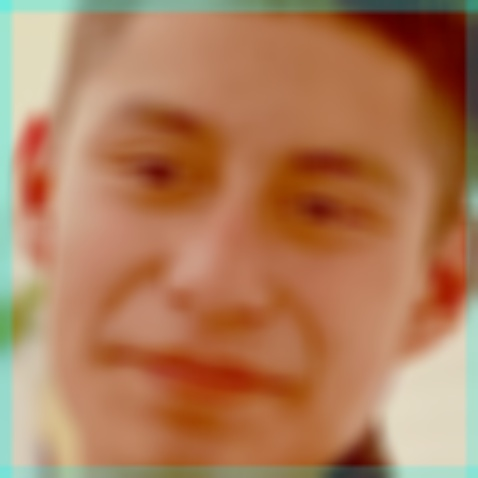
#> input picture face_censor/face_109.jpg, 478 x 478 px, given in place of the camera
$ python censoring.py
#> lines starting #> are read from the running program, lines starting #| are printed output that depends on the picture
import cv2

cascade = cv2.CascadeClassifier('frontalface_default.xml')


def find_and_blur(bw, color):
    # detect al faces
    faces = cascade.detectMultiScale(bw, 1.1, 4)
    # get the locations of the faces
    for (x, y, w, h) in faces:
        # select the areas where the face was found
        roi_color = color[y:y + h, x:x + w]
        # blur the colored image
        blur = cv2.GaussianBlur(roi_color, (101, 101), 0)
        # Insert ROI back into image
        color[y:y + h, x:x + w] = blur

        # return the blurred image
    return color


# turn camera on
video_capture = cv2.VideoCapture(0)

while True:
    # get last recorded frame
    _, color = video_capture.read()
#> color is the input picture: shape (478, 478, 3); mean B, G, R 89.6, 124.6, 175.2
    # transform color -> grayscale
    bw = cv2.cvtColor(color, cv2.COLOR_BGR2GRAY)
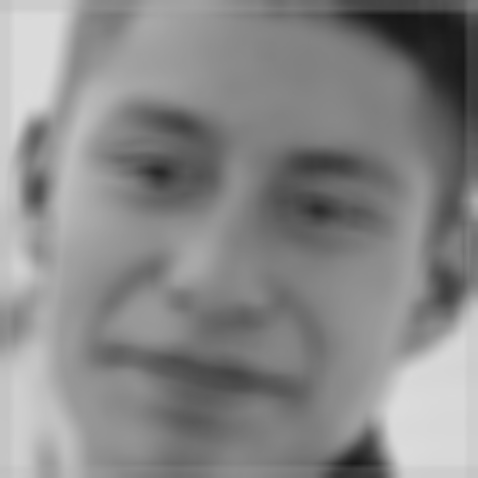
#> bw: shape (478, 478); min 22, max 220, mean 135.8
    # detect the face and blur it
    blur = find_and_blur(bw, color)
#> in find_and_blur, `faces = cascade.detectMultiScale(bw, 1.1, 4)`: faces = [[25, 29, 436, 436]]
#> the loop in find_and_blur, `for (x, y, w, h) in faces:` made 1 pass
#> pass 1, in find_and_blur, `roi_color = color[y:y + h, x:x + w]`:
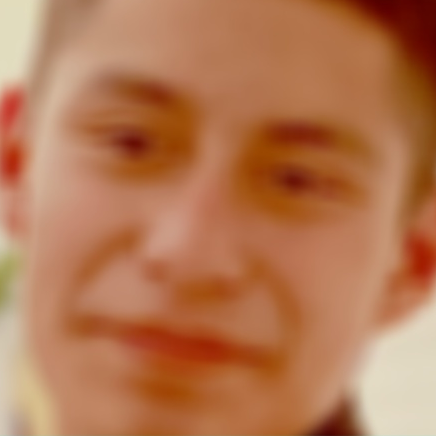
#> roi_color: shape (436, 436, 3); mean B, G, R 82.3, 119.2, 180.4
#> pass 1, in find_and_blur, `blur = cv2.GaussianBlur(roi_color, (101, 101), 0)`:
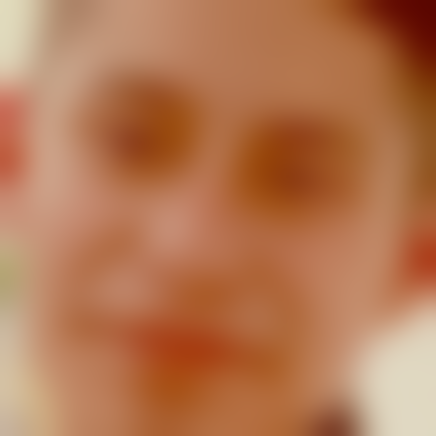
#> blur: shape (436, 436, 3); mean B, G, R 82.3, 119.2, 180.4
#> after the loop in find_and_blur, `for (x, y, w, h) in faces:`:
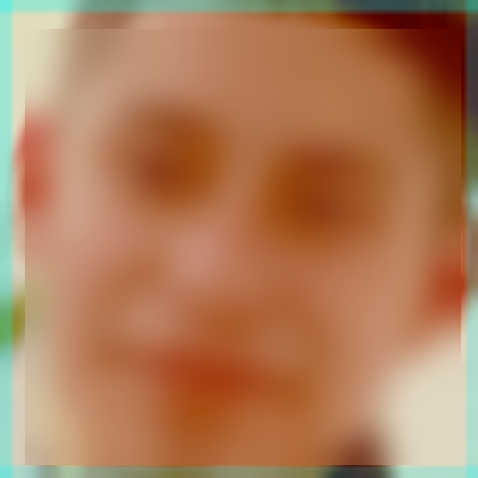
#> color: shape (478, 478, 3); mean B, G, R 89.6, 124.6, 175.2
    # display output
    cv2.imshow('Video', blur)
    # break if q is pressed
    if cv2.waitKey(1) & 0xFF == ord('q'):
#> (key q is pressed here)
        break

# turn camera off
video_capture.release()
# close camera  window
cv2.destroyAllWindows()

$ run again, on face_censor/juan.png
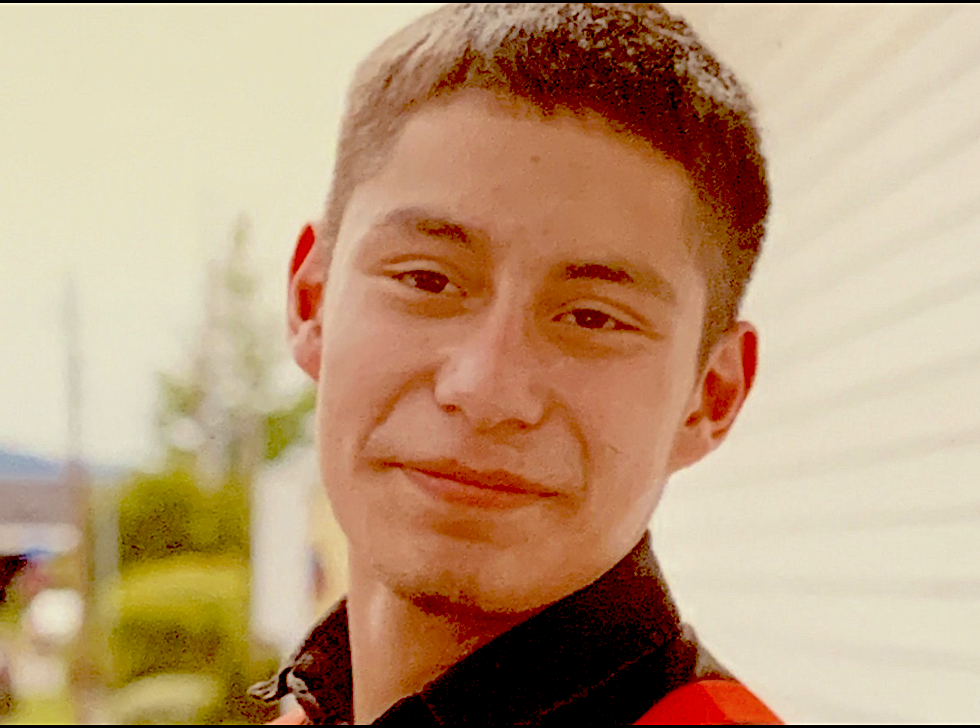
#> input picture face_censor/juan.png, 980 x 728 px, given in place of the camera
#> color is the input picture: shape (728, 980, 3); mean B, G, R 122.5, 155.4, 187.8
#> `bw = cv2.cvtColor(color, cv2.COLOR_BGR2GRAY)`:
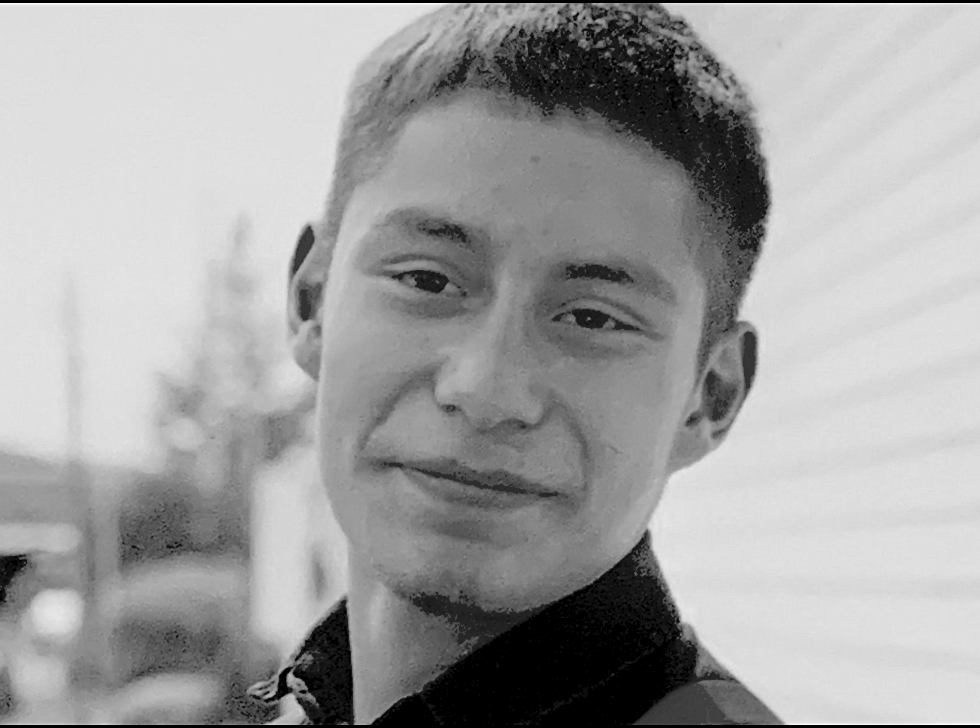
#> bw: shape (728, 980); min 0, max 252, mean 161.3
#> faces = [[266, 111, 483, 483]]
#> the loop in find_and_blur, `for (x, y, w, h) in faces:` made 1 pass
#> after the loop in find_and_blur, `for (x, y, w, h) in faces:`:
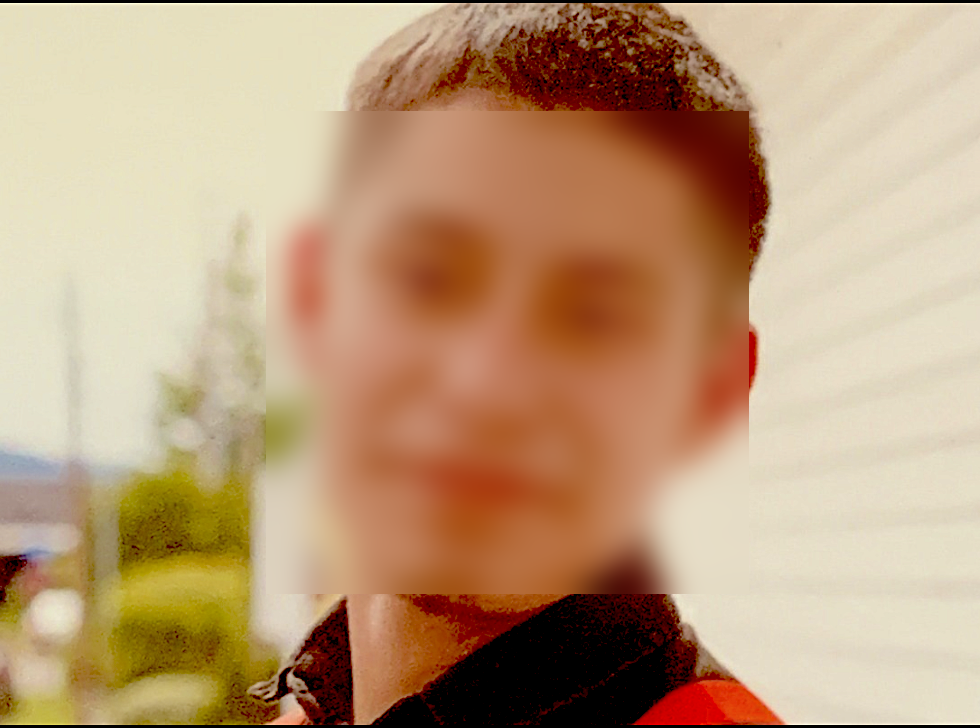
#> color: shape (728, 980, 3); mean B, G, R 122.5, 155.4, 187.8
